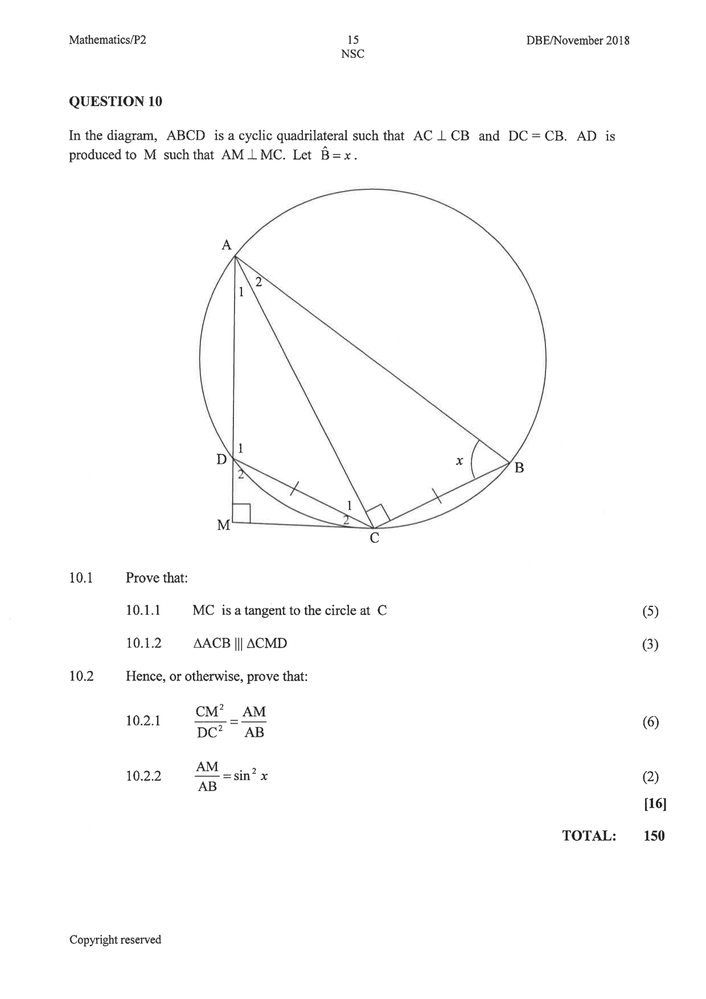
#> input picture workspace/scratch/page_15.png, 706 x 999 px, shrunk from 1240 x 1753 before the run, found by its file name
$ python crop_q6_q9.py
#> lines starting #> are read from the running program, lines starting #| are printed output that depends on the picture
from PIL import Image

im9 = Image.open("workspace/scratch/page_15.png")
#> im9 is the input picture: PIL image 706x999 RGB; mean R, G, B 251.9, 251.9, 251.9
w, h = im9.size
#> w = 706; h = 999
crop_q9 = im9.crop((0, int(h * 0.05), w, int(h * 0.6)))
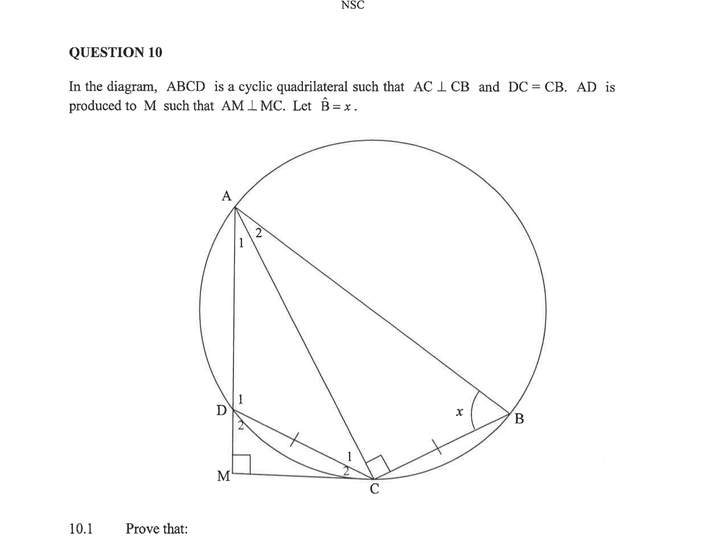
#> crop_q9: PIL image 706x550 RGB; min 0, max 255, mean 251.7
crop_q9.save("workspace/scratch/crop_q9.png")

im6 = Image.open("workspace/scratch/page_12.png")
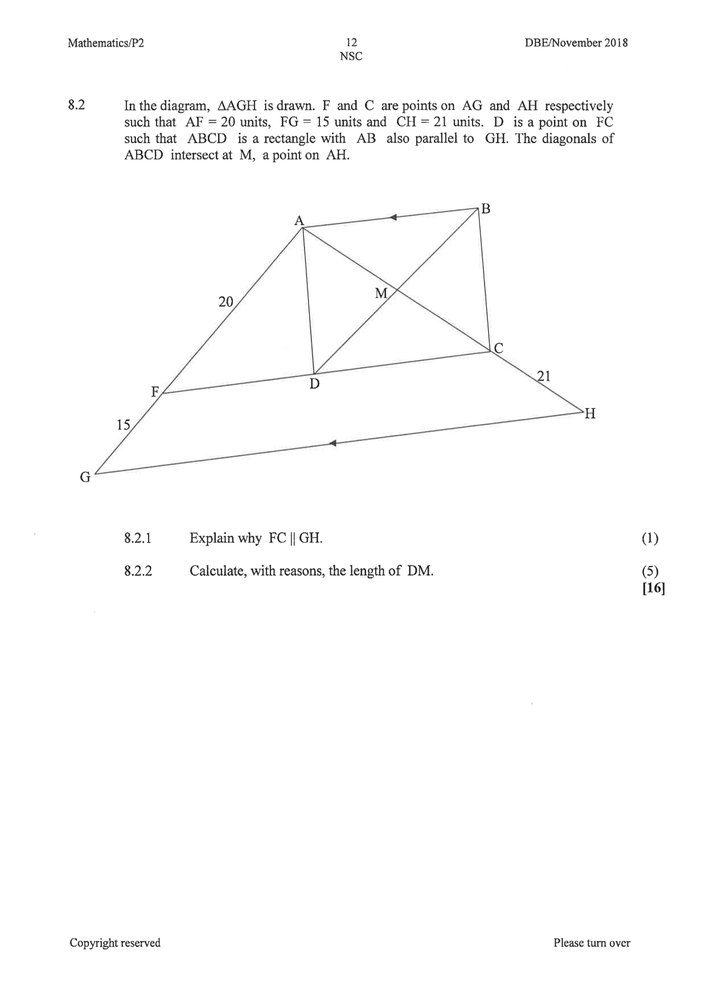
#> input picture workspace/scratch/page_12.png, 706 x 999 px, shrunk from 1240 x 1753 before the run, found by its file name
#> im6 is the input picture: PIL image 706x999 RGB; min 0, max 255, mean 252
w, h = im6.size
crop_q6 = im6.crop((0, int(h * 0.05), w, int(h * 0.5)))
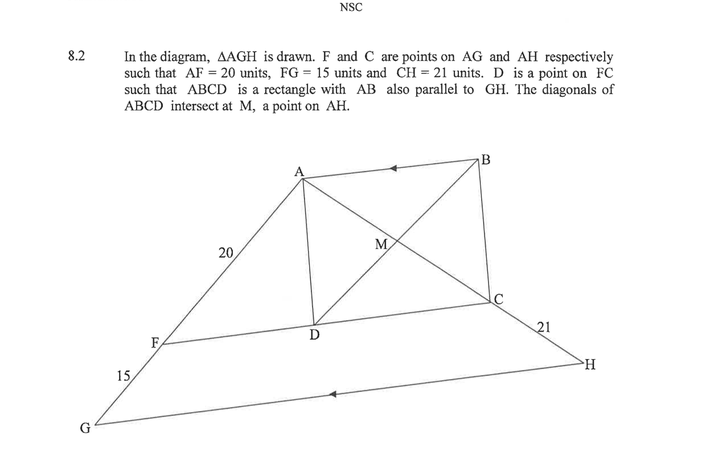
#> crop_q6: PIL image 706x450 RGB; min 3, max 255, mean 250.2
crop_q6.save("workspace/scratch/crop_q6.png")
print("Cropped Q9 and Q6")
